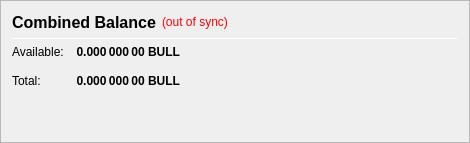
                   <widget class="QFrame" name="frame_CombinedBalances">
                    <property name="minimumSize">
                     <size>
                      <width>470</width>
                      <height>0</height>
                     </size>
                    </property>
                    <property name="frameShape">
                     <enum>QFrame::StyledPanel</enum>
                    </property>
                    <property name="frameShadow">
                     <enum>QFrame::Raised</enum>
                    </property>
                    <layout class="QVBoxLayout" name="verticalLayout_5">
                     <item>
                      <layout class="QHBoxLayout" name="horizontalLayout_5" stretch="0,0,0">
                       <item>
                        <widget class="QLabel" name="label_5z">
                         <property name="minimumSize">
                          <size>
                           <width>0</width>
                           <height>20</height>
                          </size>
                         </property>
                         <property name="font">
                          <font>
                           <pointsize>12</pointsize>
                           <weight>75</weight>
                           <bold>true</bold>
                          </font>
                         </property>
                         <property name="toolTip">
                          <string>Combined Balance (including unconfirmed and immature coins)</string>
                         </property>
                         <property name="text">
                          <string>Combined Balance</string>
                         </property>
                        </widget>
                       </item>
                       <item>
                        <widget class="QLabel" name="labelWalletStatus">
                         <property name="cursor">
                          <cursorShape>WhatsThisCursor</cursorShape>
                         </property>
                         <property name="toolTip">
                          <string>The displayed information may be out of date. Your wallet automatically synchronizes with the Bulldog network after a connection is established, but this process has not completed yet.</string>
                         </property>
                         <property name="styleSheet">
                          <string notr="true">QLabel { color: red; }</string>
                         </property>
                         <property name="text">
                          <string notr="true">(out of sync)</string>
                         </property>
                         <property name="alignment">
                          <set>Qt::AlignLeading|Qt::AlignLeft|Qt::AlignVCenter</set>
                         </property>
                        </widget>
                       </item>
                       <item>
                        <spacer name="horizontalSpacer_1">
                         <property name="orientation">
                          <enum>Qt::Horizontal</enum>
                         </property>
                         <property name="sizeHint" stdset="0">
                          <size>
                           <width>40</width>
                           <height>20</height>
                          </size>
                         </property>
                        </spacer>
                       </item>
                      </layout>
                     </item>
                     <item>
                      <widget class="Line" name="line_CombinedBalance">
                       <property name="minimumSize">
                        <size>
                         <width>0</width>
                         <height>1</height>
                        </size>
                       </property>
                       <property name="maximumSize">
                        <size>
                         <width>16777215</width>
                         <height>1</height>
                        </size>
                       </property>
                       <property name="orientation">
                        <enum>Qt::Horizontal</enum>
                       </property>
                      </widget>
                     </item>
                     <item>
                      <layout class="QGridLayout" name="gridLayout_3">
                       <property name="spacing">
                        <number>12</number>
                       </property>
                       <item row="1" column="0">
                        <widget class="QLabel" name="labelBalanceTextz">
                         <property name="text">
                          <string>Available:</string>
                         </property>
                        </widget>
                       </item>
                       <item row="1" column="1">
                        <widget class="QLabel" name="labelBalancez">
                         <property name="font">
                          <font>
                           <weight>75</weight>
                           <bold>true</bold>
                          </font>
                         </property>
                         <property name="cursor">
                          <cursorShape>IBeamCursor</cursorShape>
                         </property>
                         <property name="toolTip">
                          <string>Your current spendable balance</string>
                         </property>
                         <property name="text">
                          <string notr="true">0.000 000 00 BULL</string>
                         </property>
                         <property name="alignment">
                          <set>Qt::AlignRight|Qt::AlignTrailing|Qt::AlignVCenter</set>
                         </property>
                         <property name="textInteractionFlags">
                          <set>Qt::LinksAccessibleByMouse|Qt::TextSelectableByKeyboard|Qt::TextSelectableByMouse</set>
                         </property>
                        </widget>
                       </item>
                       <item row="2" column="0">
                        <widget class="QLabel" name="labelTotalTextz">
                         <property name="text">
                          <string>Total:</string>
                         </property>
                        </widget>
                       </item>
                       <item row="2" column="1">
                        <widget class="QLabel" name="labelTotalz">
                         <property name="font">
                          <font>
                           <weight>75</weight>
                           <bold>true</bold>
                          </font>
                         </property>
                         <property name="cursor">
                          <cursorShape>IBeamCursor</cursorShape>
                         </property>
                         <property name="toolTip">
                          <string>Total Balance, including all unavailable coins.</string>
                         </property>
                         <property name="text">
                          <string notr="true">0.000 000 00 BULL</string>
                         </property>
                         <property name="alignment">
                          <set>Qt::AlignRight|Qt::AlignTrailing|Qt::AlignVCenter</set>
                         </property>
                         <property name="textInteractionFlags">
                          <set>Qt::LinksAccessibleByMouse|Qt::TextSelectableByKeyboard|Qt::TextSelectableByMouse</set>
                         </property>
                        </widget>
                       </item>
                       <item row="2" column="3">
                        <spacer name="horizontalSpacer_2">
                         <property name="orientation">
                          <enum>Qt::Horizontal</enum>
                         </property>
                         <property name="sizeHint" stdset="0">
                          <size>
                           <width>40</width>
                           <height>20</height>
                          </size>
                         </property>
                        </spacer>
                       </item>
                      </layout>
                     </item>
                     <item>
                      <spacer name="verticalSpacer_1">
                       <property name="orientation">
                        <enum>Qt::Vertical</enum>
                       </property>
                       <property name="sizeHint" stdset="0">
                        <size>
                         <width>20</width>
                         <height>40</height>
                        </size>
                       </property>
                      </spacer>
                     </item>
                    </layout>
                   </widget>
